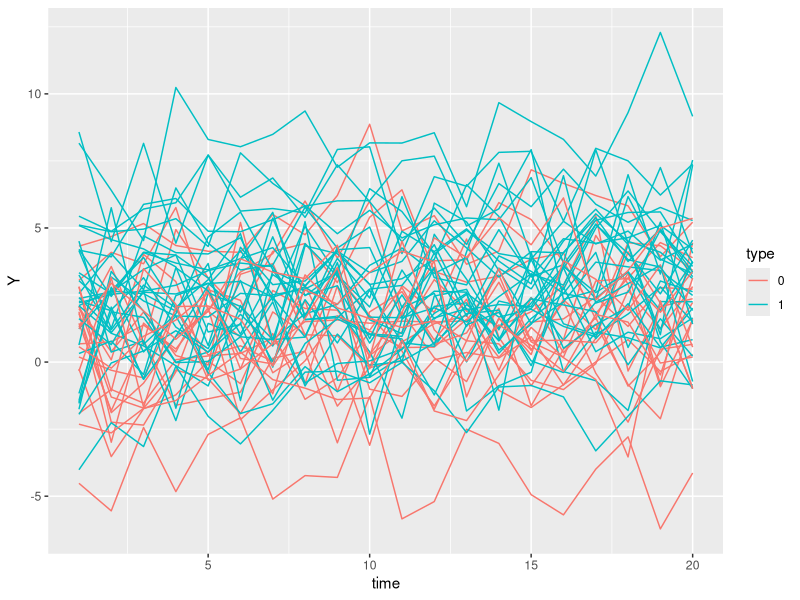
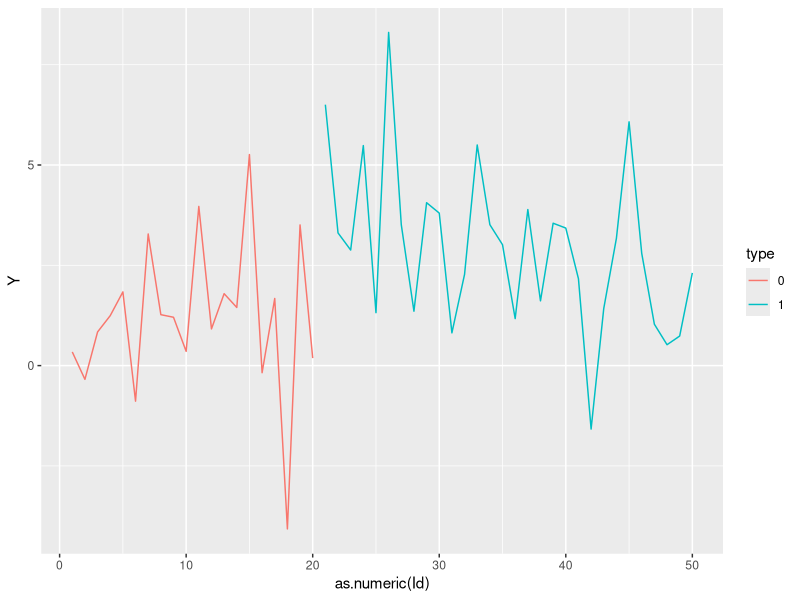
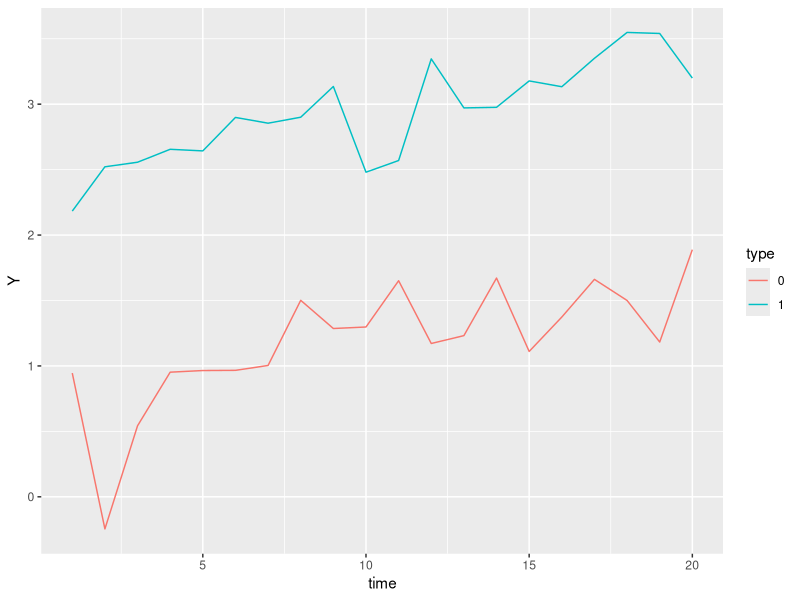

R code for these plots, in order: (Note: this script raises an error after producing the figures.)
## ---- chunk 1
require(ggplot2)
require(lme4) ; require(nlme)
require(data.table)

set.seed(9)

n.times <- 20
n.patients <- c(20,30)

diff_group <- 1.5
sdRF <- 2
sdNoise <- 1.5

mean1 <- seq(1,2, length.out = n.times) 
## ---- chunk 2
mean2 <- diff_group + mean1
randomEffect <- as.vector(sapply(rnorm(sum(n.patients), sd = sdRF),
                                 rep, n.times))
Id <- as.vector(sapply(1:sum(n.patients),
                rep, n.times))

Y <- c(rnorm(n.patients[1]*n.times, mean = mean1, sd = sdNoise),
       rnorm(n.patients[2]*n.times, mean = mean2, sd = sdNoise))

dt.data <- data.table(Id = as.character(Id), Y = Y + randomEffect,
                      time = 1:n.times,
                      type = c(rep("0", n.times*n.patients[1]), 
                               rep("1", n.times*n.patients[2])) )

ggplot(dt.data, aes(y = Y, x = time, group = Id, col = type)) + geom_line()
## ---- chunk 3
lme.Simul <- lme(Y ~ type + time, 
                 data = dt.data,
                 random = ~1 | Id)
summary(lme.Simul)
anova(lme.Simul, type = "marginal")
## ---- chunk 4
dt.data.Id <- dt.data[,.(Y = mean(Y)), by = c("type","Id")]
setkeyv(dt.data.Id, c("type","Id"))

ggplot(dt.data.Id, 
       aes(y = Y, x = as.numeric(Id), group = type, col = type)) + geom_line()

aov.Id <- lm(Y ~ type, data = dt.data.Id)
summary(aov.Id)
anova(aov.Id)
## ---- chunk 5
dt.data.time <- dt.data[,.(Y = mean(Y)), by = c("type","time")]
setkeyv(dt.data.time, c("type","time"))

ggplot(dt.data.time, 
       aes(y = Y, x = time, group = type, col = type)) + geom_line()

aov.time <- lm(Y ~ type, data = dt.data.time)
summary(aov.time)
anova(aov.time)

t.test(dt.data.time[type==0,Y],  dt.data.time[type==1,Y])
summary(lm(Y ~ type, data = dt.data.time))
t.test(dt.data.time[type==0,Y],  dt.data.time[type==1,Y],
       paired = TRUE)
## ---- chunk 6
## same variance
n <- 1e3

Mcorr <- diag(rep(1,3))^2
Mcorr[Mcorr==0] <- 0.5
M <- rbind( cbind(mvtnorm::rmvnorm(n, mean = rep(1,3), sigma = Mcorr), Gender = 0),
            cbind(mvtnorm::rmvnorm(n, mean = rep(2,3), sigma = Mcorr), Gender = 1)
)
dt <- as.data.table(M)
dt[, Id := 1:.N]

dt2 <- copy(dt)
dt2[, Y := (V1 + V2 + V3)/3]


dtL <- melt(dt, id.vars = c("Id","Gender"))

m.gls <- gls(value ~ Gender, data = dtL, 
             correlation = corCompSymm(form=~1|Id),
             weights = varIdent(form=~1|variable))

m.lme <- lme(value ~ Gender, data = dtL, 
             random = ~1|Id,
             weights = varIdent(form=~1|variable))

m.lmer <- lmer(value ~ Gender + (1|Id), data = dtL)

getVarCov(m.gls)
getVarCov(m.lme)

summary(m.gls)$tTable
summary(m.lme)$tTable
summary(m.lmer)$coefficients

summary(lm(Y~Gender, data = dt2))

## heterogeneous variance
n <- 1e3

Mcorr <- diag(1:3)^2
Mcorr[Mcorr==0] <- 0
M <- rbind( cbind(mvtnorm::rmvnorm(n, mean = rep(1,3), sigma = Mcorr), Gender = 0),
            cbind(mvtnorm::rmvnorm(n, mean = rep(2,3), sigma = Mcorr), Gender = 1)
)
dt <- as.data.table(M)
dt[, Id := 1:.N]

dt2 <- copy(dt)
dt2[, V1s := scale(V1)]
dt2[, V2s := scale(V2)]
dt2[, V3s := scale(V3)]

dt2[, Y := (V1 + V2 + V3)/3]
dt2[, Ys := (V1s + V2s + V3s)/3]

dtL <- melt(dt, id.vars = c("Id","Gender"))

m.gls <- gls(value ~ Gender, data = dtL, 
             correlation = corCompSymm(form=~1|Id),
             weights = varIdent(form=~1|variable))

getVarCov(m.gls)

m.lme <- lme(value ~ Gender, data = dtL, 
             random = ~1|Id,
             correlation = corCompSymm(form=~1|Id),
             weights = varIdent(form=~1|variable))


m.lmer <- lmer(value ~ Gender + (0+variable|Id), data = dtL)

summary(m.gls)$tTable
summary(m.lme)$tTable
summary(m.lmer)$coefficients

m.lvm <- lvm(list(V1~eta,V2~eta,V3~eta,eta~Gender))
latent(m.lvm) <- ~eta
plot(m.lvm)
system.time(
  res <- estimate(m.lvm, data = dt)
)

### big model
n <- 100
p <- 10

Mcorr <- diag(rep(1,p))^2
Mcorr[Mcorr==0] <- 0.5
M <- rbind( cbind(mvtnorm::rmvnorm(n, mean = rep(1,p), sigma = Mcorr), Gender = 0),
            cbind(mvtnorm::rmvnorm(n, mean = rep(2,p), sigma = Mcorr), Gender = 1)
)
dt <- as.data.table(M)

ls.txt <- as.list(paste("V",1:p,"~eta",sep=""))
ls.formula <- lapply(ls.txt, as.formula)
m.lvm <- lvm(ls.formula)
regression(m.lvm) <- eta ~ Gender
latent(m.lvm) <- ~eta
plot(m.lvm)
system.time(
  res <- estimate(m.lvm, data = dt)
)
summary(res)

dtRes <- data.table(res = residuals(res)[,1],
                    age = residuals(res)[,2])

ggplot(dtRes, aes(x = age, y = res)) + geom_point() + geom_smooth()

